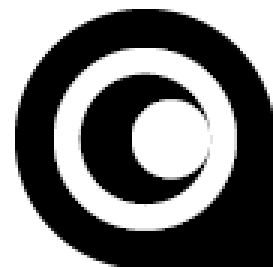
#> input picture InterfacageNumerique/TP/bloc_VI/2027/codes/_data_marker/mire_rep_V2_1.png, 91 x 89 px, found by its file name (shown 3 times larger)
$ python essai_3_all.py
#> lines starting #> are read from the running program, lines starting #| are printed output that depends on the picture
### InterfacageNumerique/TP/bloc_VI/2027/codes/step_by_step/correlation_repere/marker_finding.py
import numpy as np
import cv2


# RECHERCHE LOCALE
# [60 lines left out: functions find_locales, compute_iou, not called in this run]

def find_all_matches_multiscale(
    image,
    template,
    threshold=0.9,
    max_matches=20,
    min_scale=0.5,
    max_scale=3.0,
    num_scales=25,
    iou_threshold=0.3
):
    """
    Recherche toutes les occurrences d'un template entre
    min_scale et max_scale.

    Retourne une liste triée :

        [
            {
                "x": ...,
                "y": ...,
                "w": ...,
                "h": ...,
                "score": ...,
                "scale": ...
            },
            ...
        ]
    """

    # Conversion en niveaux de gris
    if image.ndim == 3:
        image_gray = cv2.cvtColor(image, cv2.COLOR_BGR2GRAY)
    else:
        image_gray = image

    if template.ndim == 3:
        template_gray = cv2.cvtColor(template, cv2.COLOR_BGR2GRAY)
    else:
        template_gray = template

    img_h, img_w = image_gray.shape[:2]

    # Échelles géométriquement espacées
    scales = np.geomspace(
        min_scale,
        max_scale,
        num_scales
    )

    candidates = []

    for scale in scales:

        # Taille du template à cette échelle
        new_w = max(1, round(template_gray.shape[1] * scale))
        new_h = max(1, round(template_gray.shape[0] * scale))

        # Le template doit rentrer dans l'image
        if new_w > img_w or new_h > img_h:
            continue

        interpolation = (
            cv2.INTER_AREA
            if scale < 1.0
            else cv2.INTER_LINEAR
        )

        scaled_template = cv2.resize(
            template_gray,
            (new_w, new_h),
            interpolation=interpolation
        )

        # Corrélation
        result = cv2.matchTemplate(
            image_gray,
            scaled_template,
            cv2.TM_CCOEFF_NORMED
        )

        # ------------------------------------------------
        # Maximums locaux
        # ------------------------------------------------

        # Rayon approximatif pour éviter plusieurs pixels
        # correspondant à la même détection
        kernel_size = max(
            3,
            int(min(new_w, new_h) / 4)
        )

        # Kernel doit être impair
        if kernel_size % 2 == 0:
            kernel_size += 1

        kernel = np.ones(
            (kernel_size, kernel_size),
            dtype=np.uint8
        )

        local_max = cv2.dilate(result, kernel)

        mask = (
            (result >= threshold)
            & (result == local_max)
        )

        ys, xs = np.where(mask)

        for x, y in zip(xs, ys):

            candidates.append({
                "x": int(x),
                "y": int(y),
                "w": int(new_w),
                "h": int(new_h),
                "score": float(result[y, x]),
                "scale": float(scale)
            })

    # ------------------------------------------------
    # Tri global par score
    # ------------------------------------------------

    candidates.sort(
        key=lambda m: m["score"],
        reverse=True
    )

    # ------------------------------------------------
    # Non Maximum Suppression globale
    # ------------------------------------------------

    matches = []

    for candidate in candidates:

        duplicate = False

        for match in matches:

            if compute_iou(candidate, match) > iou_threshold:
                duplicate = True
                break

        if not duplicate:
            matches.append(candidate)

        if len(matches) >= max_matches:
            break

    return matches

### InterfacageNumerique/TP/bloc_VI/2027/codes/step_by_step/correlation_repere/essai_3_all.py
import matplotlib.pyplot as plt  # for plotting
from marker_finding import *

dir_path = './_data/'
ref_path = dir_path+'mire_rep_V2_1.png'
image_ref1 = cv2.imread(ref_path, cv2.IMREAD_GRAYSCALE)
#> image_ref1 is the input picture: shape (89, 91); min 0, max 255, mean 121.3
ref_path = dir_path+'mire_rep_V2_2.png'
image_ref2 = cv2.imread(ref_path, cv2.IMREAD_GRAYSCALE)
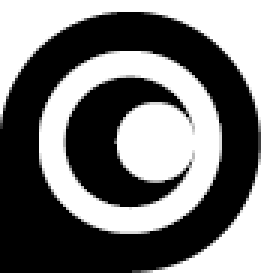
#> input picture InterfacageNumerique/TP/bloc_VI/2027/codes/_data_marker/mire_rep_V2_2.png, 90 x 91 px, found by its file name (shown 3 times larger)
#> image_ref2 is the input picture: shape (91, 90); min 0, max 255, mean 120.3
ref_path = dir_path+'mire_rep_V2_3.png'
image_ref3 = cv2.imread(ref_path, cv2.IMREAD_GRAYSCALE)
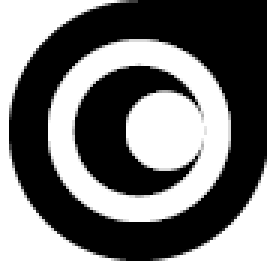
#> input picture InterfacageNumerique/TP/bloc_VI/2027/codes/_data_marker/mire_rep_V2_3.png, 89 x 90 px, found by its file name (shown 3 times larger)
#> image_ref3 is the input picture: shape (90, 89); min 0, max 255, mean 118.4
test_path = dir_path+'mire_tik_V2_big.png'
image_test = cv2.imread(test_path, cv2.IMREAD_GRAYSCALE)
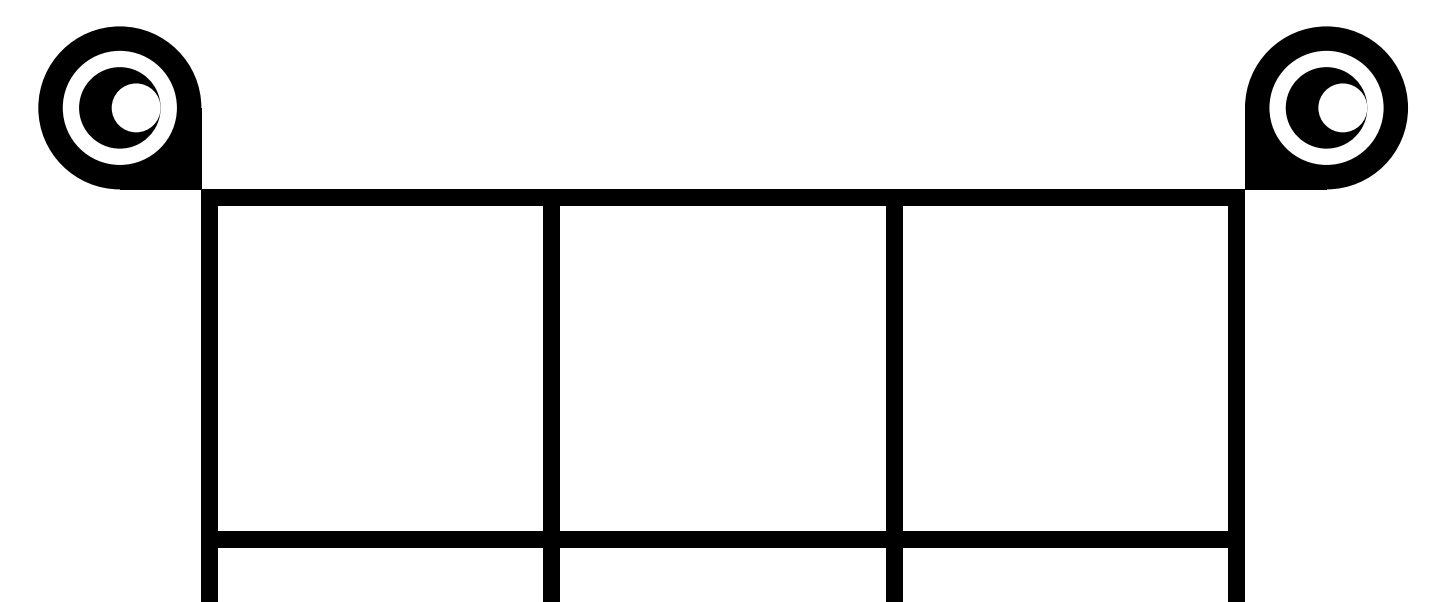
#> input picture InterfacageNumerique/TP/bloc_VI/2027/codes/_data_marker/mire_tik_V2_big.png, 1453 x 602 px, found by its file name
#> image_test is the input picture: shape (602, 1453); min 0, max 255, mean 228.1


# ALGO ?

matches1 = find_all_matches_multiscale(
    image_test,
    image_ref1
)
#> the loop in find_all_matches_multiscale, `for scale in scales:` made 25 passes
#> (ys, xs) on pass 19: ([19], [28])
#> after the loop in find_all_matches_multiscale, `for scale in scales:`: mask: shape (336, 1181) bool; every value is 0
#> after the loop in find_all_matches_multiscale, `for scale in scales:`: candidates = 1 item
#> the loop in find_all_matches_multiscale, `for candidate in candidates: ` made 1 pass
#> matches1 = 1 item
matches2 = find_all_matches_multiscale(
    image_test,
    image_ref2
)
#> call 2 of find_all_matches_multiscale, with threshold = 0.9, max_matches = 20, min_scale = 0.5, max_scale = 3, num_scales = 25, iou_threshold = 0.3
#> the loop in find_all_matches_multiscale (call 2), `for scale in scales:` made 25 passes
#> (ys, xs) on pass 19: ([17], [1243])
#> pass 1, in find_all_matches_multiscale (call 2), `local_max = cv2.dilate(result, kernel)`:
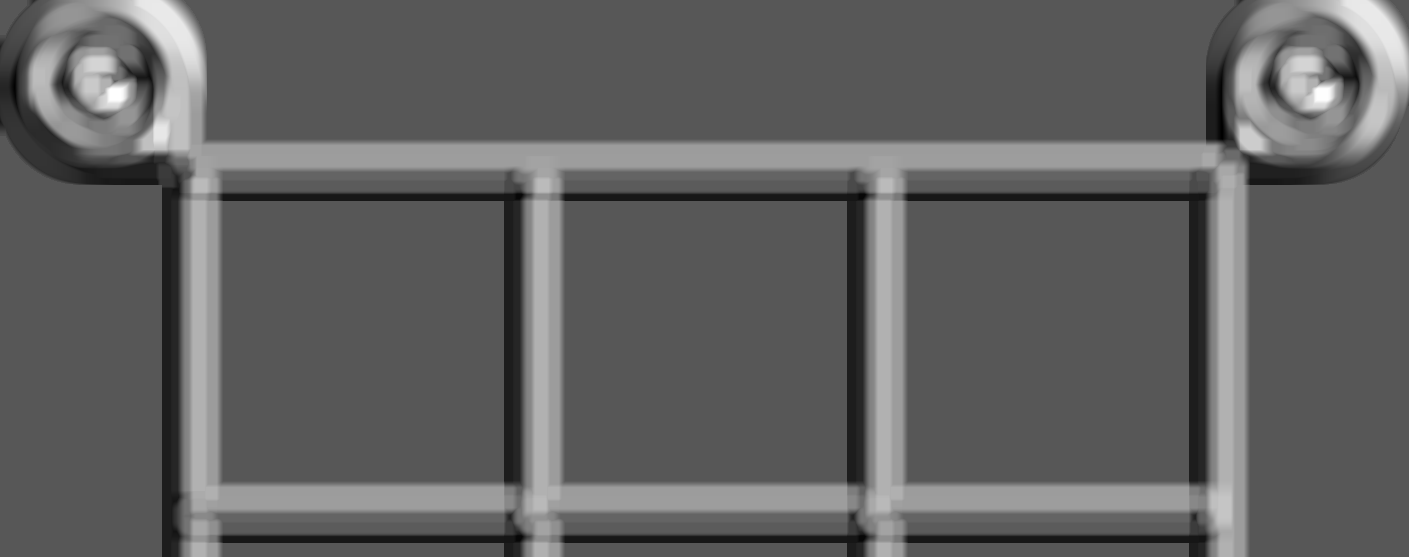
#> local_max: shape (557, 1409) float32; min -0.215, max 0.412, mean 0.0265; drawn with min black and max white
#> after the loop in find_all_matches_multiscale (call 2), `for scale in scales:`: mask: shape (330, 1184) bool; every value is 0
#> after the loop in find_all_matches_multiscale (call 2), `for scale in scales:`:
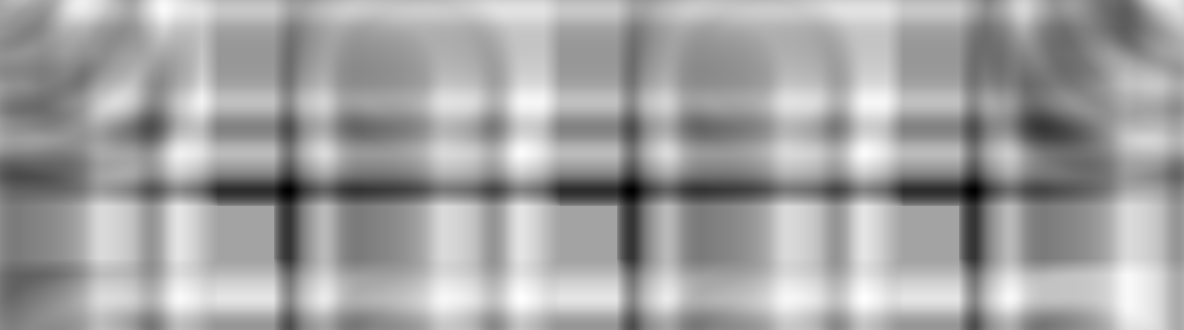
#> result: shape (330, 1184) float32; min -0.348, max 0.194, mean -0.00325; drawn with min black and max white
#> the loop in find_all_matches_multiscale (call 2), `for candidate in candidates: ` made 1 pass
#> matches2 = 1 item
matches3 = find_all_matches_multiscale(
    image_test,
    image_ref3
)
#> call 3 of find_all_matches_multiscale, with threshold = 0.9, max_matches = 20, min_scale = 0.5, max_scale = 3, num_scales = 25, iou_threshold = 0.3
#> after the loop in find_all_matches_multiscale (call 3), `for scale in scales:`: mask: shape (333, 1187) bool; every value is 0
#> after the loop in find_all_matches_multiscale (call 3), `for scale in scales:`:
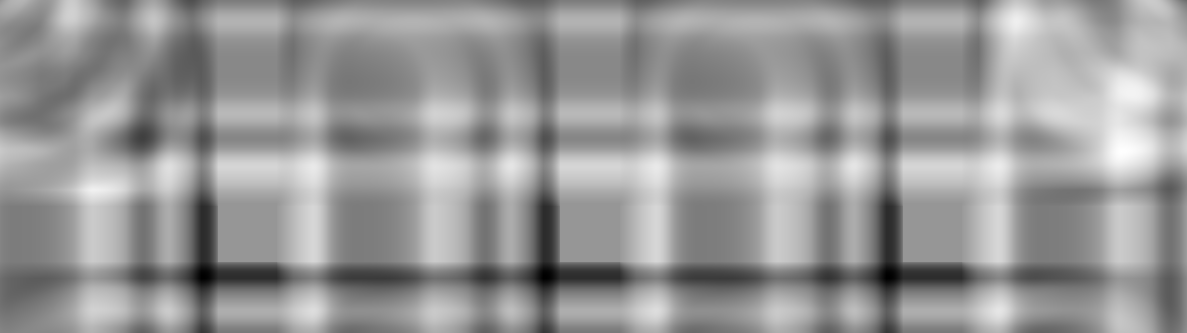
#> result: shape (333, 1187) float32; min -0.328, max 0.227, mean 0.00141; drawn with min black and max white
#> after the loop in find_all_matches_multiscale (call 3), `for scale in scales:`: candidates = []
#> matches3 = []

plt.figure()
plt.imshow(image_test, cmap='gray')

print(f'Motif 1')
for m in matches1:
    print(
        f"x={m['x']:4d}, "
        f"y={m['y']:4d}, "
        f"scale={m['scale']:.2f}, "
        f"score={m['score']:.3f}"
    )

    plt.plot(m['x'], m['y'], "ro")
#> this loop made 1 pass
#| x=  28, y=  19, scale=1.92, score=0.936

print(f'Motif 2')
for m in matches2:
    print(
        f"x={m['x']:4d}, "
        f"y={m['y']:4d}, "
        f"scale={m['scale']:.2f}, "
        f"score={m['score']:.3f}"
    )

    plt.plot(m['x'], m['y'], "go")

print(f'Motif 3')
for m in matches3:
    print(
        f"x={m['x']:4d}, "
        f"y={m['y']:4d}, "
        f"scale={m['scale']:.2f}, "
        f"score={m['score']:.3f}"
    )

    plt.plot(m['x'], m['y'], "bo")
#> this loop made 0 passes

plt.axis("off")
plt.show()
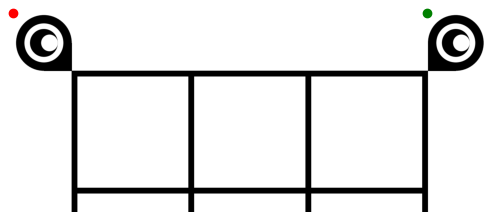
#> figure drawn by matplotlib, 1 panel
